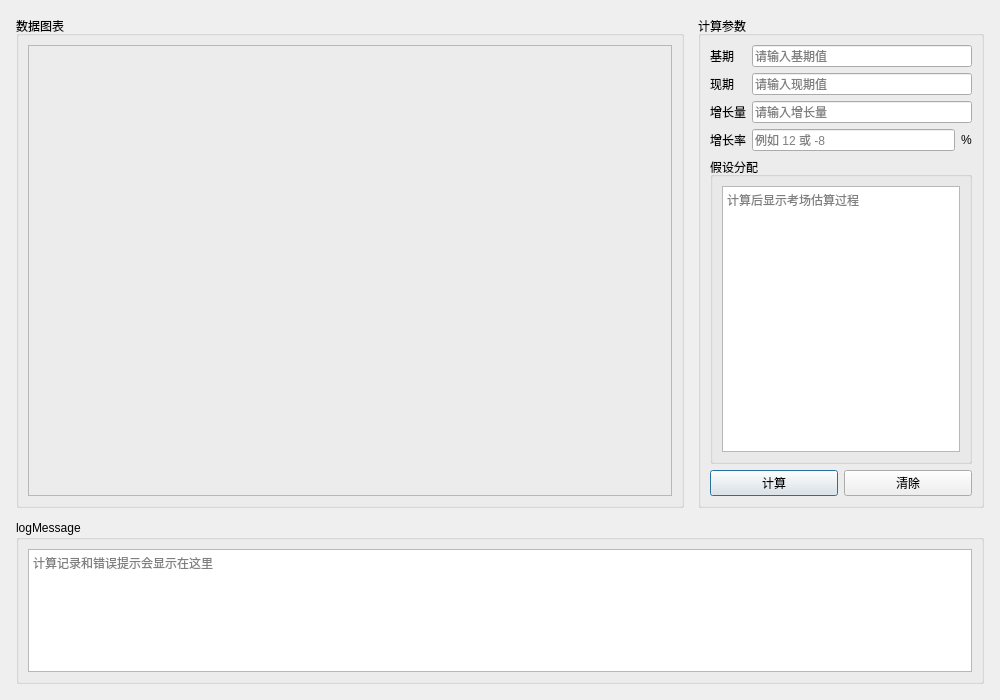
<?xml version="1.0" encoding="UTF-8"?>
<ui version="4.0">
 <class>CalculatorMainWindow</class>
 <widget class="QMainWindow" name="CalculatorMainWindow">
  <property name="geometry">
   <rect><x>0</x><y>0</y><width>1000</width><height>700</height></rect>
  </property>
  <property name="minimumSize">
   <size><width>760</width><height>520</height></size>
  </property>
  <property name="windowTitle">
   <string>公考资料分析计算器</string>
  </property>
  <widget class="QWidget" name="centralwidget">
   <layout class="QVBoxLayout" name="mainLayout" stretch="3,1">
    <property name="spacing"><number>12</number></property>
    <property name="leftMargin"><number>16</number></property>
    <property name="topMargin"><number>16</number></property>
    <property name="rightMargin"><number>16</number></property>
    <property name="bottomMargin"><number>16</number></property>
    <item>
     <layout class="QHBoxLayout" name="topLayout" stretch="7,3">
      <property name="spacing"><number>14</number></property>
      <item>
       <widget class="QGroupBox" name="chartGroup">
        <property name="title"><string>数据图表</string></property>
        <layout class="QVBoxLayout" name="chartGroupLayout">
         <item>
          <widget class="QFrame" name="chartContainer">
           <property name="frameShape"><enum>QFrame::Shape::StyledPanel</enum></property>
           <layout class="QVBoxLayout" name="chartContainerLayout">
            <property name="leftMargin"><number>0</number></property>
            <property name="topMargin"><number>0</number></property>
            <property name="rightMargin"><number>0</number></property>
            <property name="bottomMargin"><number>0</number></property>
           </layout>
          </widget>
         </item>
        </layout>
       </widget>
      </item>
      <item>
       <widget class="QGroupBox" name="inputGroup">
        <property name="title"><string>计算参数</string></property>
        <layout class="QVBoxLayout" name="inputGroupLayout">
         <item>
          <layout class="QFormLayout" name="formLayout">
           <property name="fieldGrowthPolicy"><enum>QFormLayout::FieldGrowthPolicy::AllNonFixedFieldsGrow</enum></property>
           <item row="0" column="0"><widget class="QLabel" name="baseLabel"><property name="text"><string>基期</string></property></widget></item>
           <item row="0" column="1"><widget class="QLineEdit" name="baseInput"><property name="placeholderText"><string>请输入基期值</string></property></widget></item>
           <item row="1" column="0"><widget class="QLabel" name="currentLabel"><property name="text"><string>现期</string></property></widget></item>
           <item row="1" column="1"><widget class="QLineEdit" name="currentInput"><property name="placeholderText"><string>请输入现期值</string></property></widget></item>
           <item row="2" column="0"><widget class="QLabel" name="amountLabel"><property name="text"><string>增长量</string></property></widget></item>
           <item row="2" column="1"><widget class="QLineEdit" name="amountInput"><property name="placeholderText"><string>请输入增长量</string></property></widget></item>
           <item row="3" column="0"><widget class="QLabel" name="rateLabel"><property name="text"><string>增长率</string></property></widget></item>
           <item row="3" column="1">
            <layout class="QHBoxLayout" name="rateLayout">
             <item><widget class="QLineEdit" name="rateInput"><property name="placeholderText"><string>例如 12 或 -8</string></property></widget></item>
             <item><widget class="QLabel" name="percentLabel"><property name="text"><string>%</string></property></widget></item>
            </layout>
           </item>
          </layout>
         </item>
         <item>
          <widget class="QGroupBox" name="allocationGroup">
           <property name="title"><string>假设分配</string></property>
           <layout class="QVBoxLayout" name="allocationLayout">
            <item>
             <widget class="QPlainTextEdit" name="allocationProcess">
              <property name="readOnly"><bool>true</bool></property>
              <property name="placeholderText"><string>计算后显示考场估算过程</string></property>
             </widget>
            </item>
           </layout>
          </widget>
         </item>
         <item>
          <layout class="QHBoxLayout" name="buttonLayout">
           <item><widget class="QPushButton" name="calculateButton"><property name="text"><string>计算</string></property><property name="default"><bool>true</bool></property></widget></item>
           <item><widget class="QPushButton" name="clearButton"><property name="text"><string>清除</string></property></widget></item>
          </layout>
         </item>
        </layout>
       </widget>
      </item>
     </layout>
    </item>
    <item>
     <widget class="QGroupBox" name="logGroup">
      <property name="title"><string>logMessage</string></property>
      <layout class="QVBoxLayout" name="logLayout">
       <item><widget class="QTextEdit" name="logMessage"><property name="readOnly"><bool>true</bool></property><property name="placeholderText"><string>计算记录和错误提示会显示在这里</string></property></widget></item>
      </layout>
     </widget>
    </item>
   </layout>
  </widget>
 </widget>
 <resources/>
 <connections/>
</ui>
